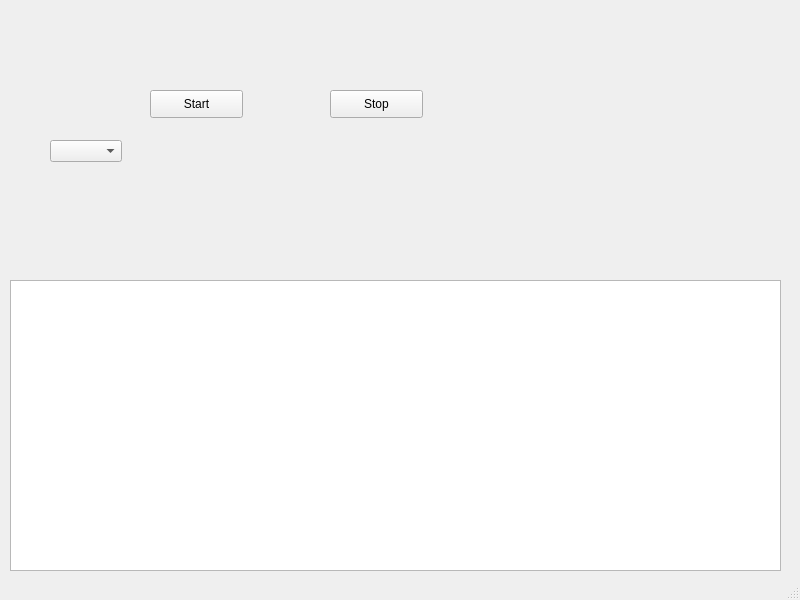
<?xml version="1.0" encoding="UTF-8"?>
<ui version="4.0">
 <class>MainWindow</class>
 <widget class="QMainWindow" name="MainWindow">
  <property name="geometry">
   <rect>
    <x>0</x>
    <y>0</y>
    <width>800</width>
    <height>600</height>
   </rect>
  </property>
  <property name="windowTitle">
   <string>MainWindow</string>
  </property>
  <widget class="QWidget" name="centralwidget">
   <widget class="QPushButton" name="start">
    <property name="geometry">
     <rect>
      <x>150</x>
      <y>90</y>
      <width>93</width>
      <height>28</height>
     </rect>
    </property>
    <property name="text">
     <string>Start</string>
    </property>
   </widget>
   <widget class="QPushButton" name="stop">
    <property name="geometry">
     <rect>
      <x>330</x>
      <y>90</y>
      <width>93</width>
      <height>28</height>
     </rect>
    </property>
    <property name="text">
     <string>Stop</string>
    </property>
   </widget>
   <widget class="QTextBrowser" name="packetDate">
    <property name="geometry">
     <rect>
      <x>10</x>
      <y>280</y>
      <width>771</width>
      <height>291</height>
     </rect>
    </property>
   </widget>
   <widget class="QComboBox" name="comboBox">
    <property name="geometry">
     <rect>
      <x>50</x>
      <y>140</y>
      <width>491</width>
      <height>61</height>
     </rect>
    </property>
    <property name="layoutDirection">
     <enum>Qt::LeftToRight</enum>
    </property>
    <property name="sizeAdjustPolicy">
     <enum>QComboBox::AdjustToContents</enum>
    </property>
   </widget>
  </widget>
  <widget class="QMenuBar" name="menubar">
   <property name="geometry">
    <rect>
     <x>0</x>
     <y>0</y>
     <width>800</width>
     <height>26</height>
    </rect>
   </property>
  </widget>
  <widget class="QStatusBar" name="statusbar"/>
 </widget>
 <resources/>
 <connections/>
</ui>
